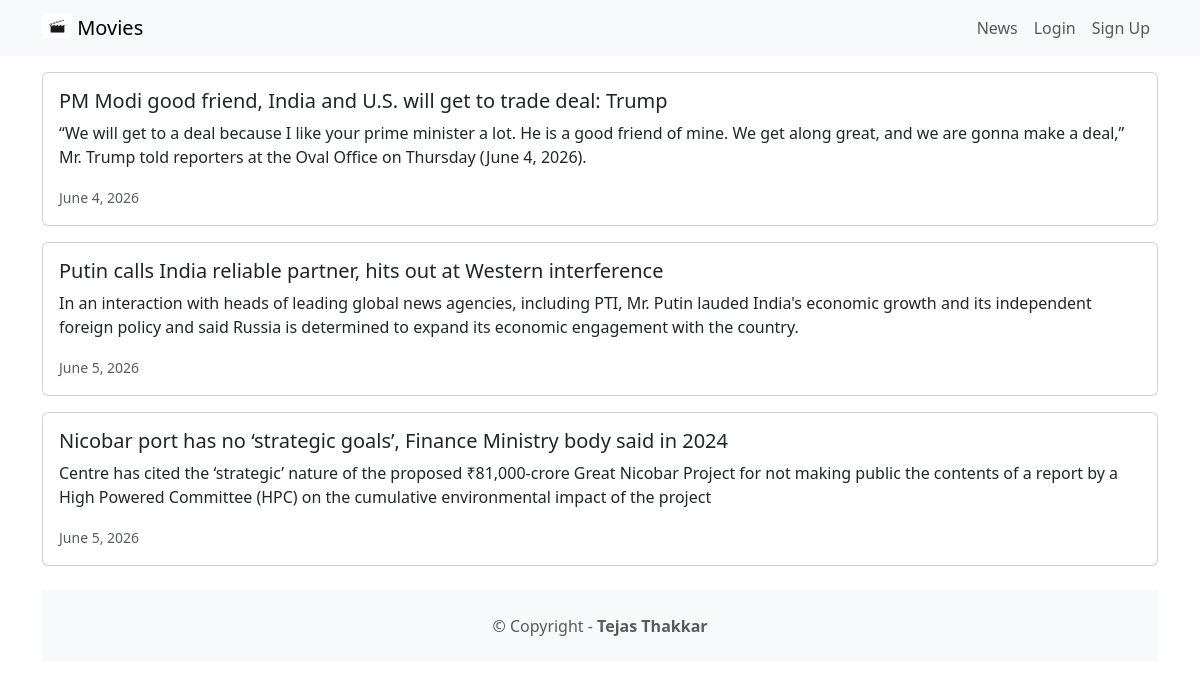
Page /news/ on the committed database.
### news/models.py (models this page shows, shortened)
class News(models.Model):
    headline = models.CharField(max_length=250)
    body = models.TextField()
    date = models.DateField()

### news/views.py (the view)
# urls.py: path('news/',include('news.urls')),
def news(request):
    newss = News.objects.all()
    return render(request,'news.html',{'newss':newss})

### news/templates/news.html
{% extends 'base.html' %}
{% block content %}
    {% for news in newss %}
         <div class="card mb-3">
            <div class="row g-0">
                <div>
                  <div class="card-body">
                      <h5 class="card-title">{{ news.headline}}</h5>
                      <p class="card-text">{{ news.body }}</p>
                      <p class="card-text">
                           <small class="text-muted">
                              {{ news.date }}
                           </small>
                       </p>
                  </div>
             </div>
          </div>
      </div>
    {% endfor %}
{% endblock %}

### rows in the picture
News: headline "PM Modi good friend, India and U.S. will get to trade deal: Trump", body "“We will get to a deal because I like your prime minister a lot. He is a good friend of mine. We get along great, and we are gonna make a deal,” Mr. Trump told reporters at the Oval Office on Thursday (June 4, 2026).", date "June 4, 2026"
News: headline "Putin calls India reliable partner, hits out at Western interference", body "In an interaction with heads of leading global news agencies, including PTI, Mr. Putin lauded India's economic growth and its independent foreign policy and said Russia is determined to expand its economic engagement with the country.", date "June 5, 2026"
News: headline "Nicobar port has no ‘strategic goals’, Finance Ministry body said in 2024", body "Centre has cited the ‘strategic’ nature of the proposed ₹81,000-crore Great Nicobar Project for not making public the contents of a report by a High Powered Committee (HPC) on the cumulative environmental impact of the project", date "June 5, 2026"
